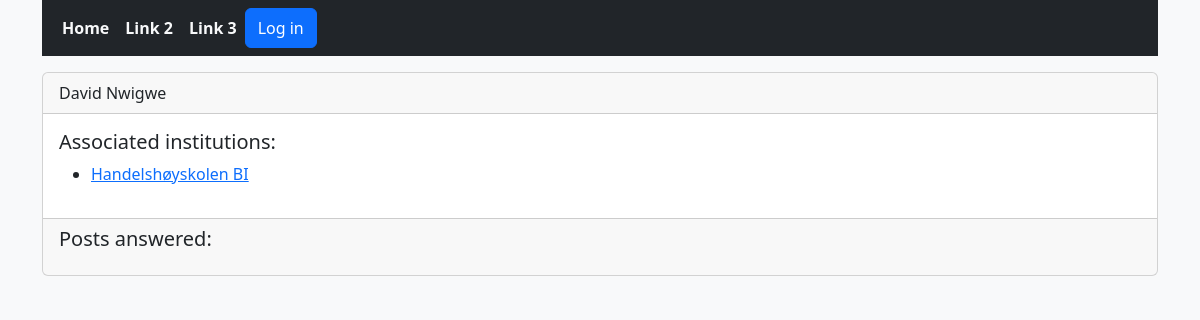
/profile/view/5, run on an earlier commit of the app's database.
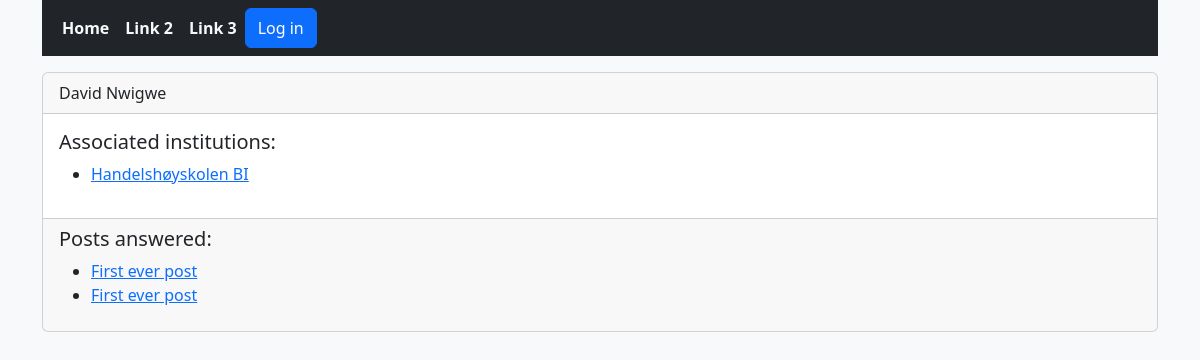
And on a later commit of the database.
### profile_page/models.py (models this page shows)
class InstitutionProfile(models.Model):
    user = models.OneToOneField(User, on_delete=models.CASCADE, related_name="institution_profile")
    professionals = models.ManyToManyField(ProfessionalProfile, related_name="institutions", blank=True)

### accounts/models.py (models this page shows)
class User(AbstractUser):
    class Role(models.TextChoices):
        USER = ("user", "User")
        PROFESSIONAL = ("professional", "Professional")
        INSTITUTION = ("institution", "Institution")
    account_type = models.CharField(max_length=20, choices=Role.choices)
    @property
    def is_user(self):
        return self.account_type == self.Role.USER
    @property
    def is_professional(self):
        return self.account_type == self.Role.PROFESSIONAL
    @property
    def is_institution(self):
        return self.account_type == self.Role.INSTITUTION

### post/models.py (models this page shows)
class Info(models.Model):
    title = models.CharField(max_length=100)
    content = models.TextField()
    time_posted = models.DateTimeField(auto_now_add=True)
    class Meta:
        abstract = True

class Answer(Info):
    post = models.ForeignKey(Post, on_delete=models.CASCADE, related_name="answers")
    author = models.ForeignKey(ProfessionalProfile, on_delete=models.CASCADE, related_name="answers")
    last_updated = models.DateTimeField(auto_now=True)

class Post(Info):
    author = models.ForeignKey(UserProfile, on_delete=models.CASCADE, related_name="posts")
    categories = models.ManyToManyField(Category, related_name="posts")

### profile_page/views.py (the view)
# urls.py: path("view/<int:user_id>", views.view_profile, name="view_profile")
def view_profile(request, user_id):
    user = get_object_or_404(User, id=user_id)
    context = {
        "title" : user.username,
        "profile_user" : user,
        "categories" : Category.objects.all()
    }
    return render(request, "profile_page/profile_page.html", context=context)

### profile_page/templates/profile_page/profile_page.html (shortened to what this page needs)
{% extends "base.html" %}
{% block content %}
{% if profile_user.is_professional %}
    {% include "profile_page/professional_profile.html" with profile_user=profile_user %}
{% endif %}
{% endblock %}

### profile_page/templates/profile_page/professional_profile.html
{% extends "profile_page/profile_base.html" %}
{% block profile_header %}
{{ profile_user.first_name }} {{ profile_user.last_name }}
{% endblock %}
{% block profile_body %}
<h5>Associated institutions:</h5>
<ul>
    {% for prof in profile_user.professional_profile.institutions.all %}
    <li><a href="{% url 'view_profile' prof.user.id %}">{{ prof.user.first_name }}</a></li>
    {% endfor %}
</ul>
{% endblock %}
{% block profile_footer %}
<h5>Posts answered:</h5>
<ul>
    {% for answer in profile_user.professional_profile.answers.all %}
    <li><a href="{% url 'view_post' answer.post.id %}">{{ answer.post.title }}</a></li>
    {% endfor %}
</ul>
{% endblock %}

What changed in the data, as far as the page shows it:
added Answer: post "First ever post"
added Answer: post "First ever post"
